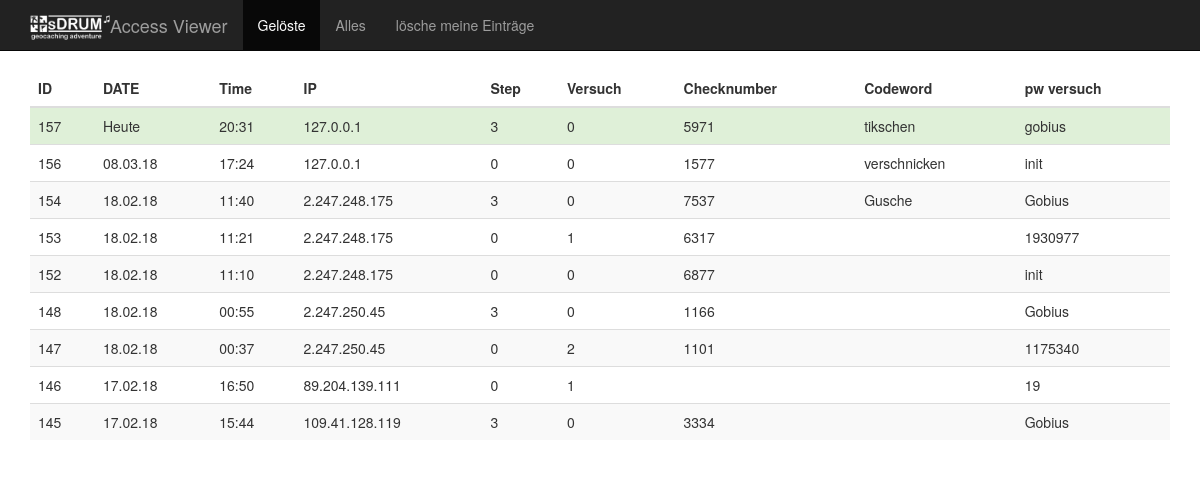
Page /show_access1.php?a=view&mode=all on the committed database.
### tables this page shows
CREATE TABLE "access_list" (
	`id`	INTEGER PRIMARY KEY AUTOINCREMENT,
	`ip_adress`	TEXT,
	`ts`	INTEGER,
	`pw`	TEXT,
	`try`	INTEGER,
	`step`	INTEGER,
	`cross`	INTEGER,
	`codeword`	TEXT
);

### show_access1.php (the view, shortened to what this page needs)
<!DOCTYPE html>
<html lang="de">
  <head>
    <link href="include/bootstrap-3.3.5-dist/css/bootstrap.min.css" rel="stylesheet">
  </head>
  <body>
    <nav class="navbar navbar-default navbar-fixed-top navbar-inverse">
      <div class="container">
        <div class="navbar-header">
          <a class="navbar-brand" href="#">Access Viewer<img src="sDRUM_Logo_invers.png" style="width:80px; float:left;"/></a>
        </div>
        <div id="navbar" class="navbar-collapse collapse">
          <ul class="nav navbar-nav">
            <li class="active"><a href="show_access1.php?a=view&mode=solved">Gelöste</a></li>
            <li><a href="show_access1.php?a=view&mode=all">Alles</a></li>
            <li><a href="show_access1.php?a=drop_me&mode=">lösche meine Einträge</a></li>
          </ul>
        </div>
      </div>
    </nav>
    <div class="container">
   <div class="table-responsive">
<?php
$action = '';
function ts_short($ts)
{
  $temp = bcdiv($ts, 86400, 0);
  return ($temp);
}
function get_table($mode)
{
  $date_ts_now = ts_short(time());
  $db = new SQLite3(DB_NAME);
  if(($mode == '')||($mode == 'solved')){
    $q = "SELECT * FROM access_list WHERE step == 3 ORDER BY ts DESC LIMIT 50";
  }else{
    $q = "SELECT * FROM access_list ORDER BY ts DESC LIMIT 50";
  }
$results = $db->query($q);
  $tbl = '<table class="table table-striped">';
  $tbl .= "<thead style=\"text-align:left;\">";
  $tbl .= "<tr>";
  $tbl .= "<th >ID</th>";
  $tbl .= "<th >DATE</th>";
  $tbl .= "<th >Time</th>";
  $tbl .= "<th >IP</th>";
  $tbl .= "<th >Step</th>";
  $tbl .= "<th >Versuch</th>";
  $tbl .= "<th >Checknumber</th>";
  $tbl .= "<th >Codeword</th>";
  $tbl .= "<th >pw versuch</th>";
  $tbl .= "</tr>";
  $tbl .= "</thead>";
  $tbl .= "<tbody>";
  while ($row = $results->fetchArray()) {
     $css = '';
     $date_ts = ts_short($row['ts']);
     if($date_ts == $date_ts_now){$css = 'class="success"';$datum = "Heute";}else
     if($date_ts == $date_ts_now-1){$css = 'class="info"';$datum = "Gestern";}else
      {
       $datum = date("d.m.y",$row['ts'] );
      }
     $tbl .= "<tr $css>";
     $tbl .= "<td>".$row['id']."</td>";
     $tbl .= "<td>".$datum."</td>";
     $tbl .= "<td>".date("H:i",$row['ts'] )."</td>";
     $tbl .= "<td>".$row['ip_adress']."</td>";
     $tbl .= "<td>".$row['step']."</td>";
     $tbl .= "<td>".$row['try']."</td>";
     $tbl .= "<td>".$row['cross']."</td>";
     $tbl .= "<td>".$row['codeword']."</td>";
     $tbl .= "<td>".$row['pw']."</td>";
     $tbl .= "</tr>";
  }
  $tbl .= "</tbody>";
  $tbl .= '</table>';
  return $tbl;
}
if (isset($_REQUEST['a']))
{
  $action = $_REQUEST['a'];
  $mode = '';
  if(isset($_REQUEST['mode'])){$mode = $_REQUEST['mode'];}
}
if($action == 'view')
{
  print get_table($mode);
}
?>
    </div>
    </div>
  </body>
</html>

### show_access1.php (style rules this page uses)
body { padding-top: 70px; }

### rows in the picture
access_list: id "157", ts "Heute", ts "20:31", ip_adress "127.0.0.1", step "3", try "0", cross "5971", codeword "tikschen", pw "gobius"
access_list: id "156", ts "08.03.18", ts "17:24", ip_adress "127.0.0.1", step "0", try "0", cross "1577", codeword "verschnicken", pw "init"
access_list: id "154", ts "18.02.18", ts "11:40", ip_adress "2.247.248.175", step "3", try "0", cross "7537", codeword "Gusche", pw "Gobius"
access_list: id "153", ts "18.02.18", ts "11:21", ip_adress "2.247.248.175", step "0", try "1", cross "6317", pw "1930977"
access_list: id "152", ts "18.02.18", ts "11:10", ip_adress "2.247.248.175", step "0", try "0", cross "6877", pw "init"
access_list: id "148", ts "18.02.18", ts "00:55", ip_adress "2.247.250.45", step "3", try "0", cross "1166", pw "Gobius"
access_list: id "147", ts "18.02.18", ts "00:37", ip_adress "2.247.250.45", step "0", try "2", cross "1101", pw "1175340"
access_list: id "146", ts "17.02.18", ts "16:50", ip_adress "89.204.139.111", step "0", try "1", pw "19"
access_list: id "145", ts "17.02.18", ts "15:44", ip_adress "109.41.128.119", step "3", try "0", cross "3334", pw "Gobius"
